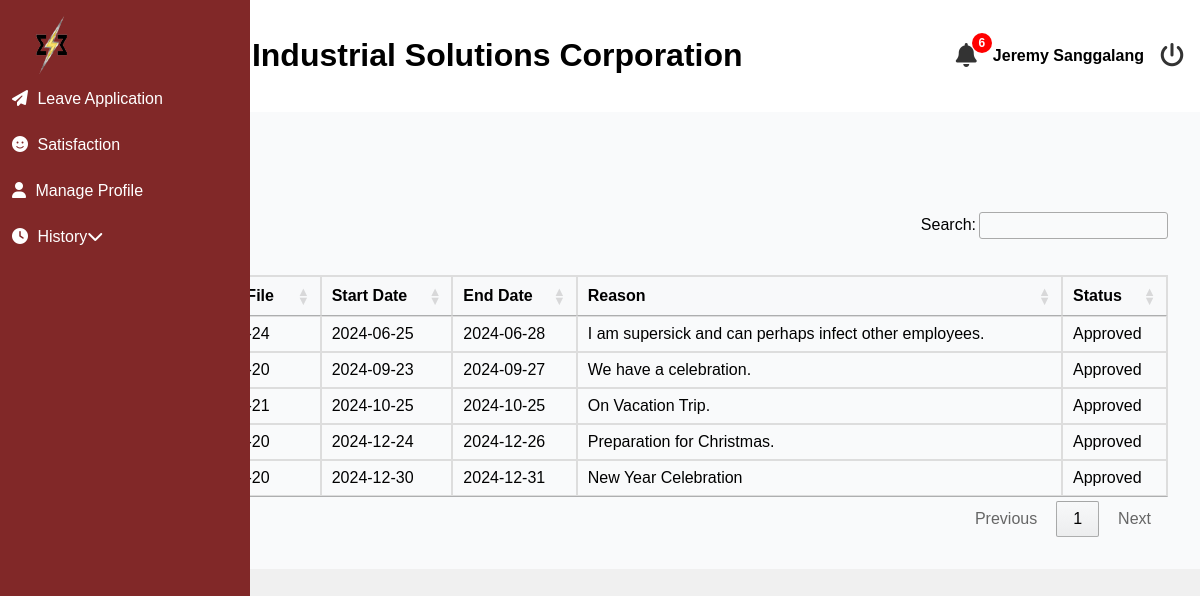
/employee/user_history.php (signed in), run on the app's committed database.
### tables this page shows
CREATE TABLE `leave_applications` (
  `leave_id` int(11) NOT NULL,
  `employee_id` int(11) NOT NULL,
  `leave_type` enum('Sick','Vacation','Paternity','Maternity') NOT NULL,
  `file_date` varchar(32) NOT NULL,
  `start_date` date NOT NULL,
  `end_date` date NOT NULL,
  `number_of_days` varchar(32) NOT NULL,
  `reason` text DEFAULT NULL,
  `status` enum('Pending','Approved','Rejected') DEFAULT 'Pending'
);

### employee/user_history.php (the view, shortened to what this page needs)
<?php
include('user_header.php');
$conn = mysqli_connect('localhost', 'root', '', 'esetech');
$employee_id = $_SESSION['employee_id'];
$sql = "SELECT leave_type, start_date, end_date, reason, status, file_date
        FROM leave_applications
        WHERE employee_id = ?";
$stmt = $conn->prepare($sql);
$stmt->bind_param("i", $employee_id);
$stmt->execute();
$result = $stmt->get_result();
?>
<?php include('includes/sideBar.php'); ?>
<link rel="stylesheet" href="https://cdn.datatables.net/1.13.5/css/jquery.dataTables.min.css" />
<main class="main-content">
    <section id="dashboard">
        <h2>HISTORY LOGS</h2>
        <?php if ($result->num_rows > 0): ?>
            <table id="myTable">
                <thead>
                    <tr>
                        <th>Leave Type</th>
                        <th>Date of File</th>
                        <th>Start Date</th>
                        <th>End Date</th>
                        <th>Reason</th>
                        <th>Status</th>
                    </tr>
                </thead>
                <tbody>
                    <?php while ($row = $result->fetch_assoc()): ?>
                        <tr>
                            <td><?php echo htmlspecialchars($row['leave_type']); ?></td>
                            <td><?php echo htmlspecialchars($row['file_date']); ?></td>
                            <td><?php echo htmlspecialchars($row['start_date']); ?></td>
                            <td><?php echo htmlspecialchars($row['end_date']); ?></td>
                            <td><?php echo htmlspecialchars($row['reason']); ?></td>
                            <td><?php echo htmlspecialchars($row['status']); ?></td>
                        </tr>
                    <?php endwhile; ?>
                </tbody>
            </table>
        <?php else: ?>
            <p>No leave requests found.</p>
        <?php endif; ?>
    </section>
</main>
<?php
include('user_footer.php');
?>

### employee/css/styles.css (style rules this page uses)
body { font-family: Arial, sans-serif; margin: 0; padding: 0; background-color: #f0f0f0; }
.main-content { flex-grow: 1; padding: 2rem; background-color: #f9fafb; }
table { width: 100%; border-collapse: collapse; margin-top: 15px; }
table th, table td { padding: 12px; border-bottom: 1px solid #ddd; text-align: left; }
table th { background-color: #f8f9fa; font-weight: bold; }

### employee/user_history.php (style rules this page uses)
table { border: 1px solid #ddd; border-collapse: collapse; width: 100%; margin: 20px 0; }
th, td { text-align: left; padding: 8px; border: 1px solid #ddd; }
th { background-color: #f4f4f4; }
tr:nth-child(even) { background-color: #f9f9f9; }

### data on the page
leave_applications: start_date "2024-06-25", end_date "2024-06-28", reason "I am supersick and can perhaps infect other employees.", status "Approved"
leave_applications: start_date "2024-09-23", end_date "2024-09-27", reason "We have a celebration.", status "Approved"
leave_applications: start_date "2024-10-25", end_date "2024-10-25", reason "On Vacation Trip.", status "Approved"
leave_applications: start_date "2024-12-24", end_date "2024-12-26", reason "Preparation for Christmas.", status "Approved"
leave_applications: start_date "2024-12-30", end_date "2024-12-31", reason "New Year Celebration", status "Approved"

### other printed values
count($notifications) "6"
$_SESSION['fullname'] "Jeremy Sanggalang"
